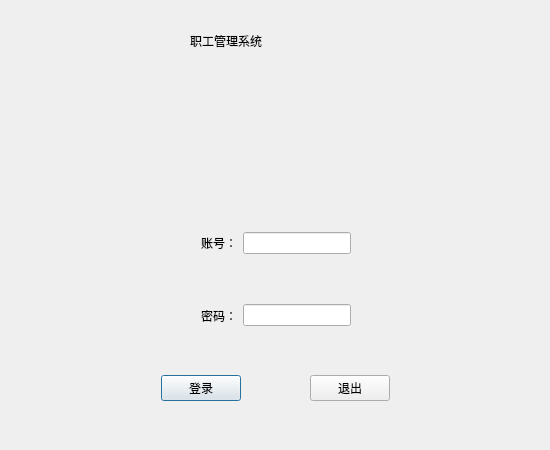
<?xml version="1.0" encoding="UTF-8"?>
<ui version="4.0">
 <class>dialog</class>
 <widget class="QDialog" name="dialog">
  <property name="geometry">
   <rect>
    <x>0</x>
    <y>0</y>
    <width>550</width>
    <height>450</height>
   </rect>
  </property>
  <property name="sizePolicy">
   <sizepolicy hsizetype="Fixed" vsizetype="Fixed">
    <horstretch>0</horstretch>
    <verstretch>0</verstretch>
   </sizepolicy>
  </property>
  <property name="minimumSize">
   <size>
    <width>550</width>
    <height>450</height>
   </size>
  </property>
  <property name="maximumSize">
   <size>
    <width>550</width>
    <height>450</height>
   </size>
  </property>
  <property name="windowTitle">
   <string>Dialog</string>
  </property>
  <property name="styleSheet">
   <string notr="true">#dialog{border-image: url(:/image/image/2.jpg);}</string>
  </property>
  <widget class="QLabel" name="title">
   <property name="geometry">
    <rect>
     <x>190</x>
     <y>10</y>
     <width>211</width>
     <height>61</height>
    </rect>
   </property>
   <property name="minimumSize">
    <size>
     <width>2</width>
     <height>0</height>
    </size>
   </property>
   <property name="styleSheet">
    <string notr="true">font: 20pt &quot;楷体&quot;;</string>
   </property>
   <property name="text">
    <string>职工管理系统</string>
   </property>
  </widget>
  <widget class="QLabel" name="image">
   <property name="geometry">
    <rect>
     <x>150</x>
     <y>60</y>
     <width>251</width>
     <height>151</height>
    </rect>
   </property>
   <property name="styleSheet">
    <string notr="true">border-image: url(:/image/5.jpg);</string>
   </property>
   <property name="text">
    <string/>
   </property>
  </widget>
  <widget class="QWidget" name="widget_3" native="true">
   <property name="geometry">
    <rect>
     <x>90</x>
     <y>210</y>
     <width>371</width>
     <height>211</height>
    </rect>
   </property>
   <layout class="QGridLayout" name="gridLayout">
    <item row="0" column="0">
     <widget class="QWidget" name="widget" native="true">
      <layout class="QHBoxLayout" name="horizontalLayout">
       <item>
        <spacer name="horizontalSpacer_4">
         <property name="orientation">
          <enum>Qt::Horizontal</enum>
         </property>
         <property name="sizeHint" stdset="0">
          <size>
           <width>40</width>
           <height>20</height>
          </size>
         </property>
        </spacer>
       </item>
       <item>
        <widget class="QLabel" name="username">
         <property name="text">
          <string>账号：</string>
         </property>
        </widget>
       </item>
       <item>
        <widget class="QLineEdit" name="usernameinput">
         <property name="text">
          <string/>
         </property>
         <property name="maxLength">
          <number>15</number>
         </property>
        </widget>
       </item>
       <item>
        <spacer name="horizontalSpacer_5">
         <property name="orientation">
          <enum>Qt::Horizontal</enum>
         </property>
         <property name="sizeHint" stdset="0">
          <size>
           <width>40</width>
           <height>20</height>
          </size>
         </property>
        </spacer>
       </item>
      </layout>
     </widget>
    </item>
    <item row="1" column="0">
     <widget class="QWidget" name="widget_2" native="true">
      <layout class="QHBoxLayout" name="horizontalLayout_2">
       <item>
        <spacer name="horizontalSpacer_6">
         <property name="orientation">
          <enum>Qt::Horizontal</enum>
         </property>
         <property name="sizeHint" stdset="0">
          <size>
           <width>40</width>
           <height>20</height>
          </size>
         </property>
        </spacer>
       </item>
       <item>
        <widget class="QLabel" name="password">
         <property name="text">
          <string>密码：</string>
         </property>
        </widget>
       </item>
       <item>
        <widget class="QLineEdit" name="passwordinput">
         <property name="echoMode">
          <enum>QLineEdit::Password</enum>
         </property>
        </widget>
       </item>
       <item>
        <spacer name="horizontalSpacer_7">
         <property name="orientation">
          <enum>Qt::Horizontal</enum>
         </property>
         <property name="sizeHint" stdset="0">
          <size>
           <width>40</width>
           <height>20</height>
          </size>
         </property>
        </spacer>
       </item>
      </layout>
     </widget>
    </item>
    <item row="2" column="0">
     <widget class="QWidget" name="widget_4" native="true">
      <layout class="QHBoxLayout" name="horizontalLayout_3">
       <item>
        <spacer name="horizontalSpacer_2">
         <property name="orientation">
          <enum>Qt::Horizontal</enum>
         </property>
         <property name="sizeHint" stdset="0">
          <size>
           <width>40</width>
           <height>20</height>
          </size>
         </property>
        </spacer>
       </item>
       <item>
        <widget class="QPushButton" name="login">
         <property name="text">
          <string>登录</string>
         </property>
        </widget>
       </item>
       <item>
        <spacer name="horizontalSpacer">
         <property name="orientation">
          <enum>Qt::Horizontal</enum>
         </property>
         <property name="sizeHint" stdset="0">
          <size>
           <width>40</width>
           <height>20</height>
          </size>
         </property>
        </spacer>
       </item>
       <item>
        <widget class="QPushButton" name="quit">
         <property name="text">
          <string>退出</string>
         </property>
        </widget>
       </item>
       <item>
        <spacer name="horizontalSpacer_3">
         <property name="orientation">
          <enum>Qt::Horizontal</enum>
         </property>
         <property name="sizeHint" stdset="0">
          <size>
           <width>40</width>
           <height>20</height>
          </size>
         </property>
        </spacer>
       </item>
      </layout>
     </widget>
    </item>
   </layout>
  </widget>
 </widget>
 <resources/>
 <connections/>
</ui>
